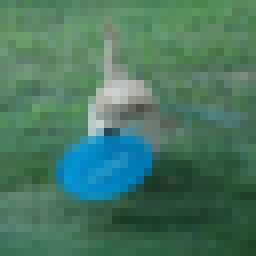
#> input picture CAT_DOG_models/train/10258_dog.png, 32 x 32 px (shown 8 times larger); its folder holds only this picture in this run
$ jupyter execute AugmentImages.ipynb
#> lines starting #> are read from the running program, lines starting #| are printed output that depends on the picture
[cell 1]
import  skimage
import os
import numpy as np
import matplotlib.pyplot as plt
import h5py

from skimage import io
from os import listdir
from skimage.color import rgb2gray
from skimage.transform import resize
from skimage import img_as_ubyte

[cell 2]
class_label_file = 'train_class_labels.txt'
f=open(class_label_file)
#> (reads CAT_DOG_models/train_class_labels.txt from the repository)
lines=f.read().splitlines()
train_labels={}
f.close()
for i in range(0,len(lines)):
    tmp=lines[i].split("\t")
    filename=tmp[0]
    Class=tmp[1]
    train_labels[filename]=Class
print('number of training images ',len(train_labels.keys()))
imagedir='train/'
files=listdir('train/')

[cell 3]
new_train_labels={}
augmentation_folder = 'augmented/train/'
NUM_ROTATE = 2 # indicates how many images to be generated
for i in range(0,len(files)):
    if(i%2000 == 0):
        print('done processing ' + str(i) + ' images')
    I = io.imread(imagedir+files[i])
#> I is the input picture: shape (32, 32, 3); mean R, G, B 72.3, 118.6, 97.5
    new_train_labels[files[i]] = train_labels[files[i]]
    io.imsave(augmentation_folder+files[i],I)
    for j in range(0,NUM_ROTATE):
        I1 = skimage.transform.rotate(I,angle=np.random.uniform(-45, 45))
        #print(I1.shape)
        newFile = "rotated_"+str(j)+"_"+files[i]
        io.imsave(augmentation_folder+"rotated_"+str(j)+"_"+files[i],img_as_ubyte(I1))
        new_train_labels[newFile] = train_labels[files[i]]
#> this loop made 2 passes
#> pass 1, `I1 = skimage.transform.rotate(I,angle=np.random.uniform(-45, 45))`:
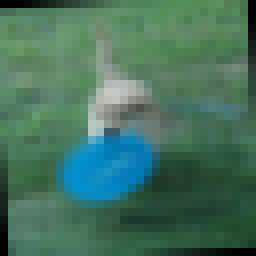
#> I1: shape (32, 32, 3) float64 (shown 8 times larger); mean R, G, B 0.274, 0.449, 0.371
#> pass 2, `I1 = skimage.transform.rotate(I,angle=np.random.uniform(-45, 45))`:
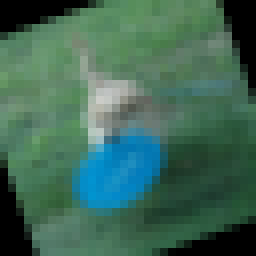
#> I1: shape (32, 32, 3) float64 (shown 8 times larger); mean R, G, B 0.249, 0.409, 0.342
#> after the loop, new_train_labels = {'10258_dog.png': '1', 'rotated_0_10258_dog.png': '1', 'rotated_1_10258_dog.png': '1'}


new_train_label_file = 'augmented/train_class_labels.txt'
f=open(new_train_label_file,"w")
for keys in new_train_labels.keys():
    f.write(keys+"\t" + new_train_labels[keys]+"\n")
#> this loop made 3 passes
#> keys on passes 1 to 3: '10258_dog.png', 'rotated_0_10258_dog.png', 'rotated_1_10258_dog.png'
f.close()
